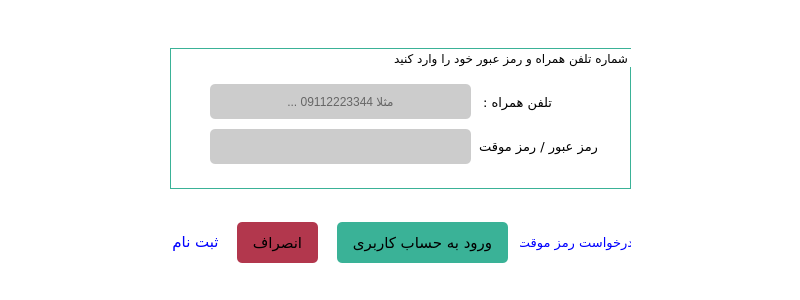
<?xml version="1.0" encoding="UTF-8"?>
<ui version="4.0">
 <class>login_form</class>
 <widget class="QDialog" name="login_form">
  <property name="windowModality">
   <enum>Qt::ApplicationModal</enum>
  </property>
  <property name="geometry">
   <rect>
    <x>0</x>
    <y>0</y>
    <width>800</width>
    <height>300</height>
   </rect>
  </property>
  <property name="minimumSize">
   <size>
    <width>800</width>
    <height>300</height>
   </size>
  </property>
  <property name="maximumSize">
   <size>
    <width>800</width>
    <height>300</height>
   </size>
  </property>
  <property name="windowTitle">
   <string>ورود به سیستم</string>
  </property>
  <property name="styleSheet">
   <string notr="true">background-color:white;
</string>
  </property>
  <property name="sizeGripEnabled">
   <bool>false</bool>
  </property>
  <property name="modal">
   <bool>true</bool>
  </property>
  <widget class="QPushButton" name="btn_enter_acnt">
   <property name="enabled">
    <bool>true</bool>
   </property>
   <property name="geometry">
    <rect>
     <x>337</x>
     <y>222</y>
     <width>171</width>
     <height>41</height>
    </rect>
   </property>
   <property name="font">
    <font>
     <family>IRANSans</family>
     <pointsize>11</pointsize>
     <kerning>false</kerning>
    </font>
   </property>
   <property name="cursor">
    <cursorShape>PointingHandCursor</cursorShape>
   </property>
   <property name="mouseTracking">
    <bool>true</bool>
   </property>
   <property name="focusPolicy">
    <enum>Qt::TabFocus</enum>
   </property>
   <property name="layoutDirection">
    <enum>Qt::RightToLeft</enum>
   </property>
   <property name="styleSheet">
    <string notr="true">border-radius: 5px;
background-color:rgb(58, 178, 151);</string>
   </property>
   <property name="text">
    <string>ورود به حساب کاربری</string>
   </property>
   <property name="flat">
    <bool>false</bool>
   </property>
  </widget>
  <widget class="QPushButton" name="btn_cancel_login">
   <property name="enabled">
    <bool>true</bool>
   </property>
   <property name="geometry">
    <rect>
     <x>237</x>
     <y>222</y>
     <width>81</width>
     <height>41</height>
    </rect>
   </property>
   <property name="font">
    <font>
     <family>IRANSans</family>
     <pointsize>11</pointsize>
     <kerning>false</kerning>
    </font>
   </property>
   <property name="cursor">
    <cursorShape>PointingHandCursor</cursorShape>
   </property>
   <property name="mouseTracking">
    <bool>true</bool>
   </property>
   <property name="focusPolicy">
    <enum>Qt::TabFocus</enum>
   </property>
   <property name="layoutDirection">
    <enum>Qt::RightToLeft</enum>
   </property>
   <property name="styleSheet">
    <string notr="true">border-radius: 5px;
background-color:rgb(178, 55, 77);</string>
   </property>
   <property name="text">
    <string>انصراف</string>
   </property>
   <property name="flat">
    <bool>false</bool>
   </property>
  </widget>
  <widget class="QPushButton" name="btn_sign_up">
   <property name="enabled">
    <bool>true</bool>
   </property>
   <property name="geometry">
    <rect>
     <x>170</x>
     <y>232</y>
     <width>51</width>
     <height>20</height>
    </rect>
   </property>
   <property name="font">
    <font>
     <family>B Yekan</family>
     <pointsize>11</pointsize>
     <kerning>false</kerning>
    </font>
   </property>
   <property name="cursor">
    <cursorShape>PointingHandCursor</cursorShape>
   </property>
   <property name="mouseTracking">
    <bool>true</bool>
   </property>
   <property name="focusPolicy">
    <enum>Qt::TabFocus</enum>
   </property>
   <property name="layoutDirection">
    <enum>Qt::RightToLeft</enum>
   </property>
   <property name="styleSheet">
    <string notr="true">border:0px;
color:blue;</string>
   </property>
   <property name="text">
    <string>ثبت نام</string>
   </property>
   <property name="flat">
    <bool>false</bool>
   </property>
  </widget>
  <widget class="QGroupBox" name="gbox_user_pass">
   <property name="geometry">
    <rect>
     <x>170</x>
     <y>48</y>
     <width>461</width>
     <height>141</height>
    </rect>
   </property>
   <property name="font">
    <font>
     <family>IRANSans</family>
     <pointsize>9</pointsize>
    </font>
   </property>
   <property name="styleSheet">
    <string notr="true">border: 1px solid rgb(58, 178, 151);</string>
   </property>
   <property name="title">
    <string>شماره تلفن همراه و رمز عبور خود را وارد کنید </string>
   </property>
   <property name="alignment">
    <set>Qt::AlignRight|Qt::AlignTop|Qt::AlignTrailing</set>
   </property>
   <widget class="QLineEdit" name="lineEdit_password">
    <property name="geometry">
     <rect>
      <x>40</x>
      <y>81</y>
      <width>261</width>
      <height>35</height>
     </rect>
    </property>
    <property name="minimumSize">
     <size>
      <width>0</width>
      <height>35</height>
     </size>
    </property>
    <property name="styleSheet">
     <string notr="true">border:solid 5px;
background-color:rgb(204, 204, 204);
border-radius:5px;
font: 11pt &quot;B Homa&quot;;</string>
    </property>
    <property name="echoMode">
     <enum>QLineEdit::Password</enum>
    </property>
    <property name="alignment">
     <set>Qt::AlignCenter</set>
    </property>
   </widget>
   <widget class="QLineEdit" name="lineEdit_username">
    <property name="geometry">
     <rect>
      <x>40</x>
      <y>36</y>
      <width>261</width>
      <height>35</height>
     </rect>
    </property>
    <property name="minimumSize">
     <size>
      <width>0</width>
      <height>35</height>
     </size>
    </property>
    <property name="styleSheet">
     <string notr="true">border:solid 5px;
background-color:rgb(204, 204, 204);
border-radius:5px;
font: 10pt &quot;B Homa&quot;;</string>
    </property>
    <property name="maxLength">
     <number>11</number>
    </property>
    <property name="alignment">
     <set>Qt::AlignCenter</set>
    </property>
    <property name="placeholderText">
     <string>مثلا 09112223344 ...</string>
    </property>
   </widget>
   <widget class="QLabel" name="label">
    <property name="geometry">
     <rect>
      <x>311</x>
      <y>44</y>
      <width>71</width>
      <height>21</height>
     </rect>
    </property>
    <property name="font">
     <font>
      <family>IRANSans</family>
      <pointsize>10</pointsize>
      <weight>50</weight>
      <italic>false</italic>
      <bold>false</bold>
     </font>
    </property>
    <property name="styleSheet">
     <string notr="true">font: 10pt &quot;IRANSans&quot;;
border: 0px;</string>
    </property>
    <property name="frameShape">
     <enum>QFrame::NoFrame</enum>
    </property>
    <property name="lineWidth">
     <number>0</number>
    </property>
    <property name="text">
     <string>تلفن همراه :</string>
    </property>
   </widget>
   <widget class="QLabel" name="label_2">
    <property name="geometry">
     <rect>
      <x>307</x>
      <y>88</y>
      <width>121</width>
      <height>21</height>
     </rect>
    </property>
    <property name="font">
     <font>
      <family>IRANSans</family>
      <pointsize>10</pointsize>
      <weight>50</weight>
      <italic>false</italic>
      <bold>false</bold>
     </font>
    </property>
    <property name="styleSheet">
     <string notr="true">font: 10pt &quot;IRANSans&quot;;
border: 0px;</string>
    </property>
    <property name="text">
     <string>رمز عبور / رمز موقت :</string>
    </property>
   </widget>
  </widget>
  <widget class="QPushButton" name="btn_request_temp_pass">
   <property name="enabled">
    <bool>true</bool>
   </property>
   <property name="geometry">
    <rect>
     <x>520</x>
     <y>232</y>
     <width>111</width>
     <height>20</height>
    </rect>
   </property>
   <property name="font">
    <font>
     <family>B Yekan</family>
     <pointsize>10</pointsize>
     <kerning>false</kerning>
    </font>
   </property>
   <property name="cursor">
    <cursorShape>PointingHandCursor</cursorShape>
   </property>
   <property name="mouseTracking">
    <bool>true</bool>
   </property>
   <property name="focusPolicy">
    <enum>Qt::TabFocus</enum>
   </property>
   <property name="layoutDirection">
    <enum>Qt::RightToLeft</enum>
   </property>
   <property name="styleSheet">
    <string notr="true">border:0px;
color:blue;</string>
   </property>
   <property name="text">
    <string>درخواست رمز موقت</string>
   </property>
   <property name="flat">
    <bool>false</bool>
   </property>
  </widget>
 </widget>
 <tabstops>
  <tabstop>lineEdit_username</tabstop>
  <tabstop>lineEdit_password</tabstop>
  <tabstop>btn_enter_acnt</tabstop>
  <tabstop>btn_request_temp_pass</tabstop>
  <tabstop>btn_sign_up</tabstop>
  <tabstop>btn_cancel_login</tabstop>
 </tabstops>
 <resources/>
 <connections/>
</ui>
